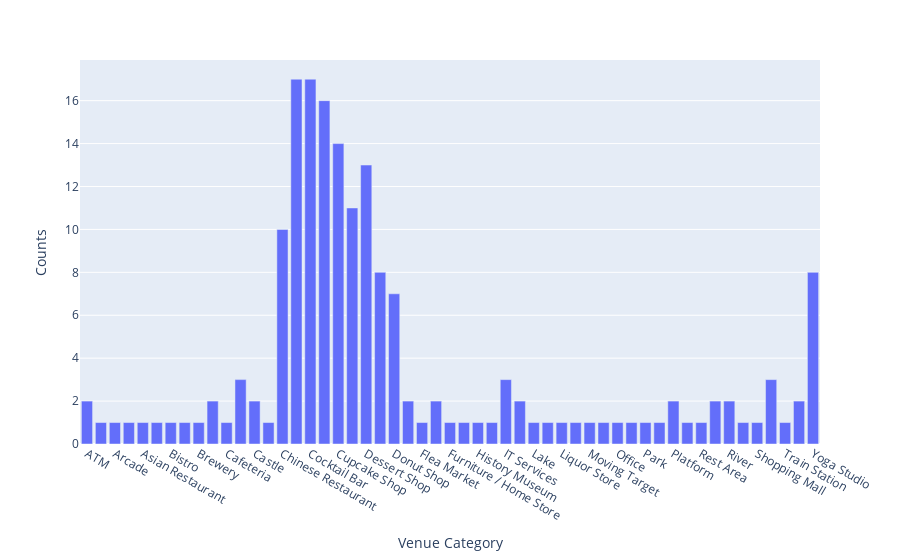

Write notebook code for a chart like this one.
### Code cell
ser = pd.Series() 
temp_c = cluster1.drop('Neighborhood', 1)
for c in temp_c.columns:
    temp = temp_c[c].value_counts()
    ser = ser.append(temp)
bar_cluster1 = ser.to_frame()
bar_cluster1.reset_index(inplace = True)
bar_cluster1.columns = ['Venue','Counts']
bar_cluster1 = bar_cluster1.groupby('Venue').sum()
fig = px.bar(bar_cluster1, x=bar_cluster1.index, y='Counts', labels={'x':'Venue Category'})
fig.show()

### Figure 1 — Plotly figure (JSON) as saved in the notebook; plotly's stock layout.template omitted (floating-point values rounded to 4 significant figures)
{"data": [{"alignmentgroup": "True", "hoverlabel": {"namelength": 0}, "hovertemplate": "Venue Category=%{x}<br>Counts=%{y}", "legendgroup": "", "marker": {"color": "#636efa"}, "name": "", "offsetgroup": "", "orientation": "v", "showlegend": false, "textposition": "auto", "type": "bar", "x": ["ATM", "American Restaurant", "Arcade", "Art Gallery", "Asian Restaurant", "Australian Restaurant", "Bistro", "Boat or Ferry", "Brewery", "Bus Station", "Cafeteria", "Café", "Castle", "Child Care Service", "Chinese Restaurant", "Clothing Store", "Cocktail Bar", "Coffee Shop", "Cupcake Shop", "Department Store", "Dessert Shop", "Diner", "Donut Shop", "Fast Food Restaurant", "Flea Market", "Food Truck", "Furniture / Home Store", "Garden", "History Museum", "Hotel", "IT Services", "Ice Cream Shop", "Lake", "Light Rail Station", "Liquor Store", "Motel", "Moving Target", "Multiplex", "Office", "Paper / Office Supplies Store", "Park", "Pharmacy", "Platform", "Pool Hall", "Rest Area", "Restaurant", "River", "Sandwich Place", "Shopping Mall", "Tea Room", "Train Station", "Vegetarian / Vegan Restaurant", "Yoga Studio"], "xaxis": "x", "y": [2, 1, 1, 1, 1, 1, 1, 1, 1, 2, 1, 3, 2, 1, 10, 17, 17, 16, 14, 11, 13, 8, 7, 2, 1, 2, 1, 1, 1, 1, 3, 2, 1, 1, 1, 1, 1, 1, 1, 1, 1, 1, 2, 1, 1, 2, 2, 1, 1, 3, 1, 2, 8], "yaxis": "y"}], "layout": {"barmode": "relative", "legend": {"tracegroupgap": 0}, "margin": {"t": 60}, "xaxis": {"anchor": "y", "domain": [0, 1], "title": {"text": "Venue Category"}}, "yaxis": {"anchor": "x", "domain": [0, 1], "title": {"text": "Counts"}}}}
